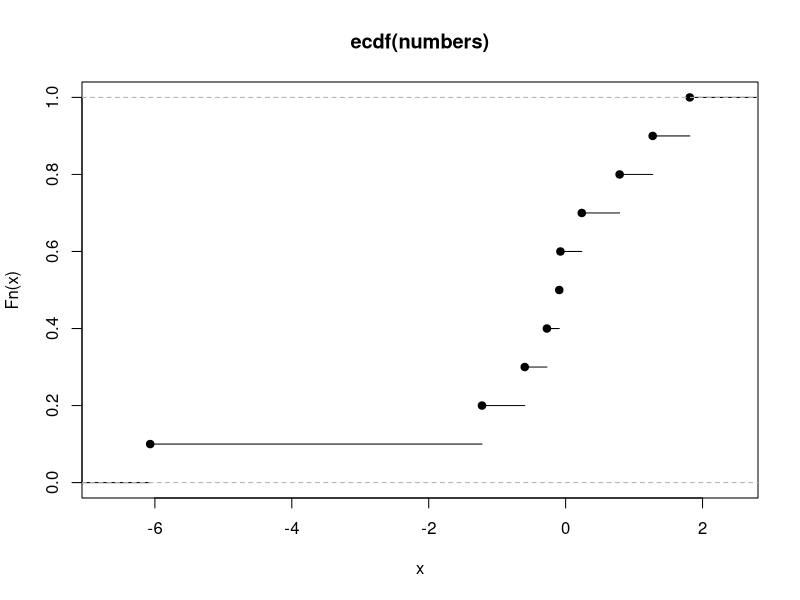
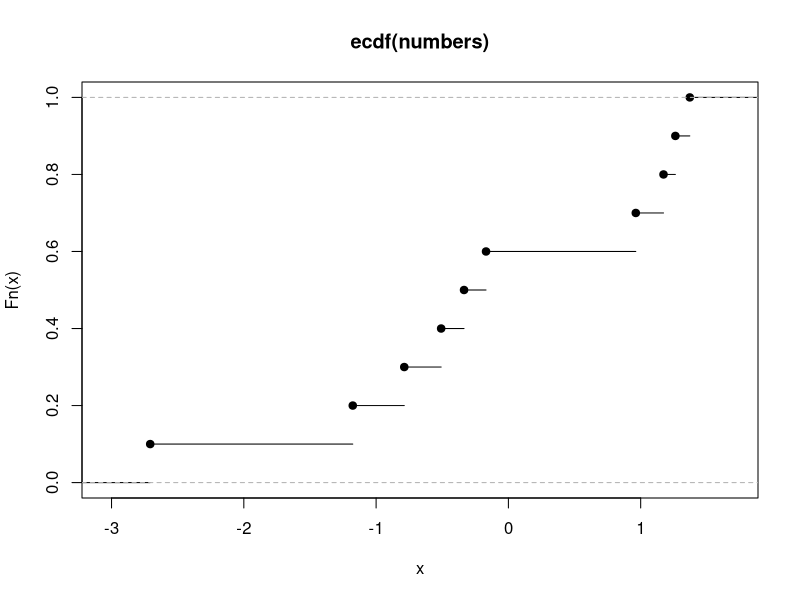
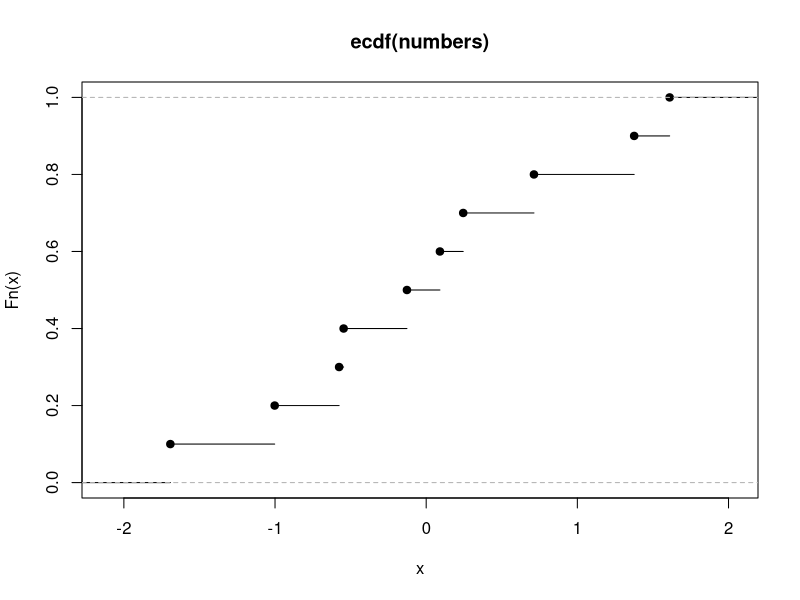
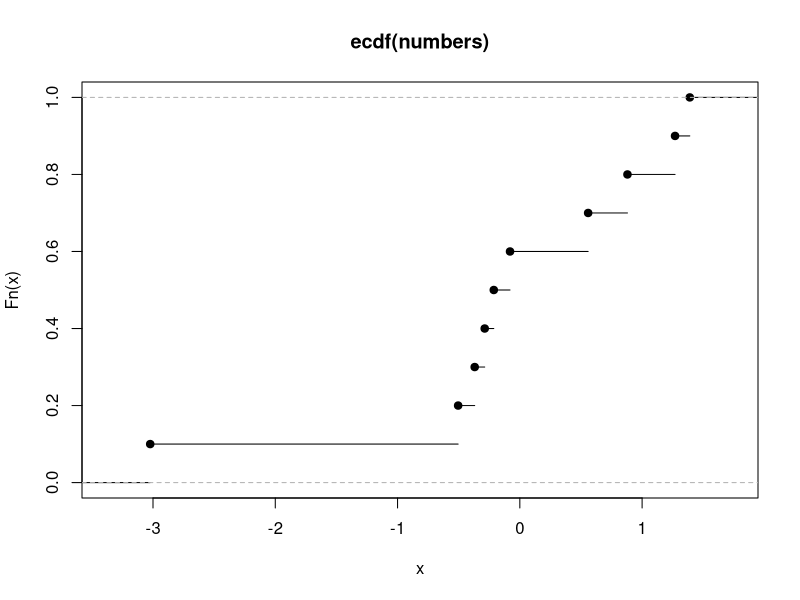
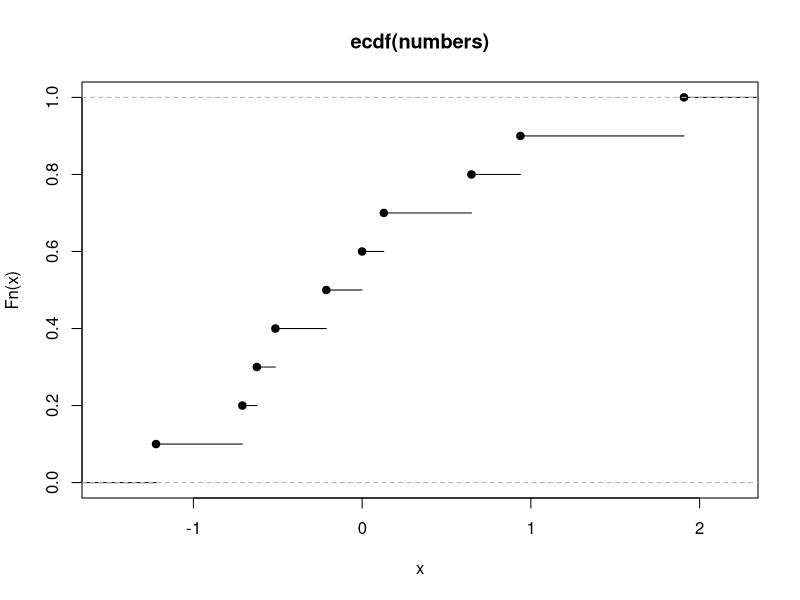
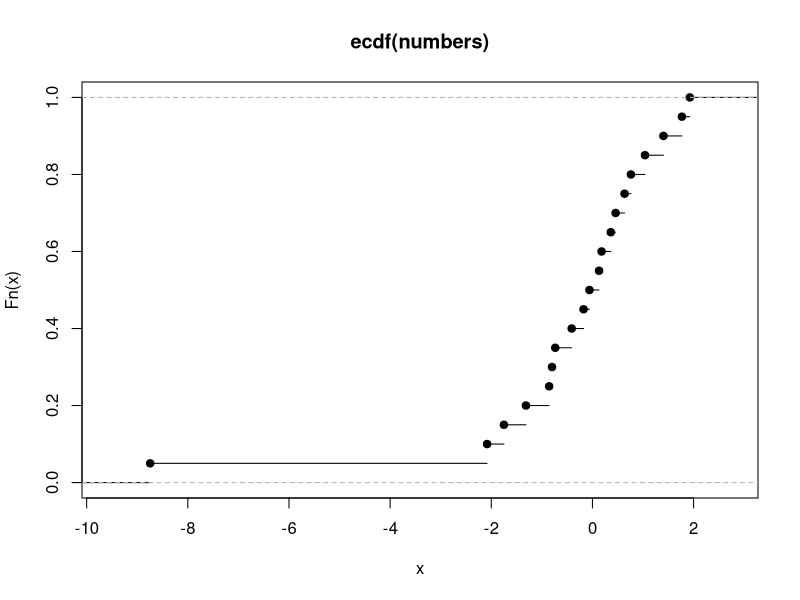
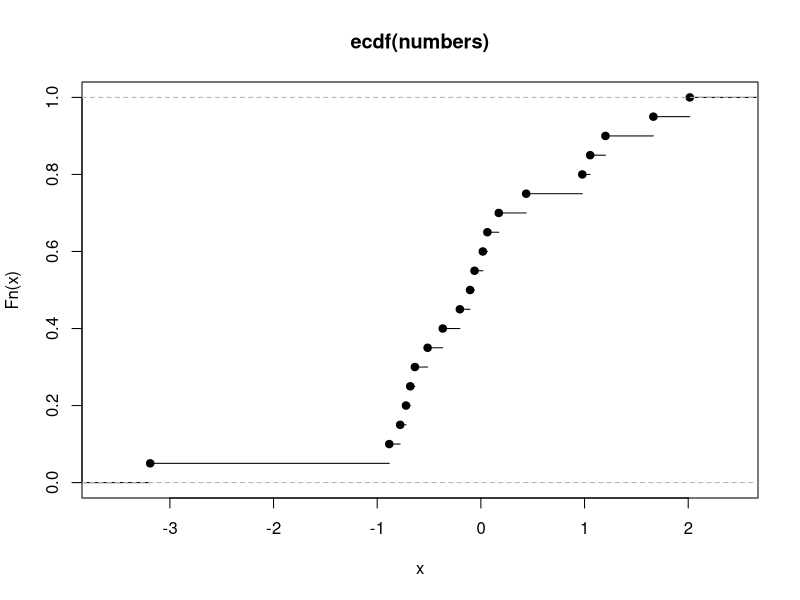
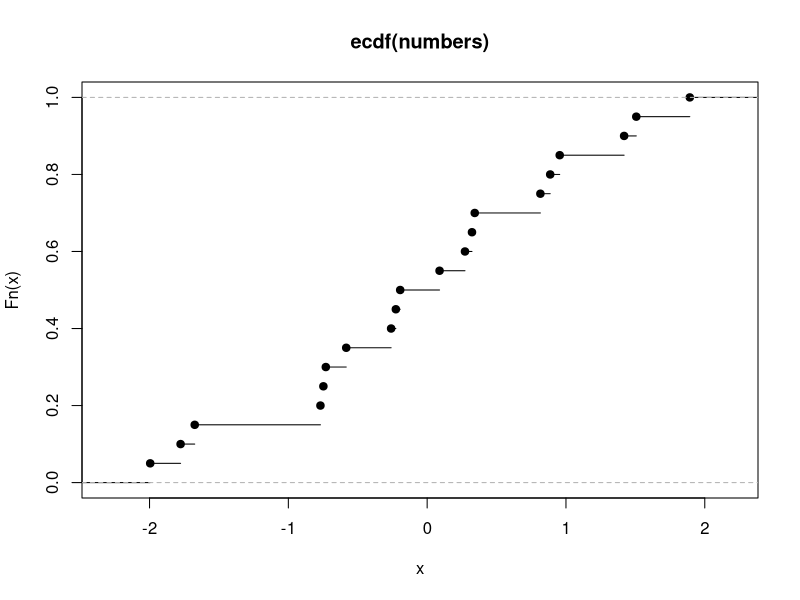

Write R code to recreate these figures, in order.
GeneralisedDistribution <- function(n,alpha) {
	Generalised_Distribution<-c()
	u<-runif(n,0,1)
	x<-(-log(1-u**(1/alpha)))
	
	
	m=log(mean(x))-0.5*log(1+(var(x)/(mean(x)**2)))
	s=sqrt(log(1+var(x)/(mean(x)**2)))
	#print(m)
	#print(s)
	Generalised_Distribution<-(log(x)-m)/s
	#z<-ks.test(Generalised_Distribution,ecdf(Generalised_Distribution))
	return(Generalised_Distribution)
}

n<-c(10,20,30,40,50,100)
alpha<-c(1,4,7,10,12.8)


for (i in 1:6){
	for (j in 1:5) {
		#print(n,alpha)
		numbers<-GeneralisedDistribution(n[i],alpha[j])
	  #plot(numbers)
		print(numbers)
		print(mean(numbers))
    print(sd(numbers))
    png(paste("graph_", n[i],".png"))
    plot(ecdf(numbers))
    dev.off()
		}
}